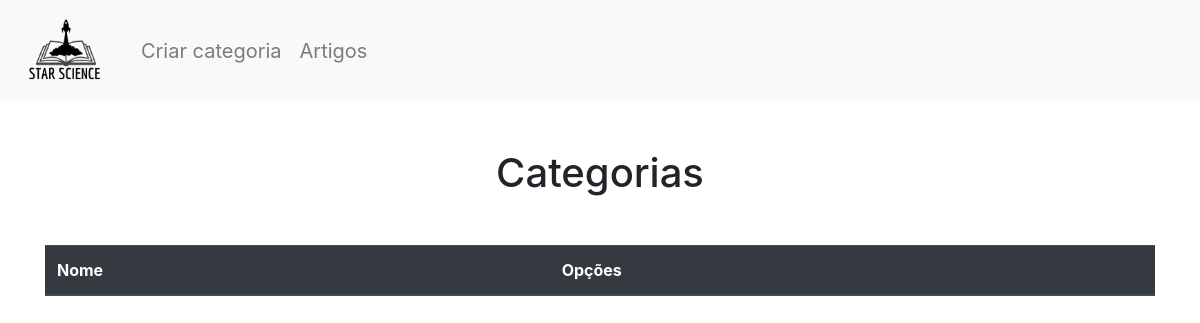
/starscience/categories/, run on an earlier commit of the app's database.
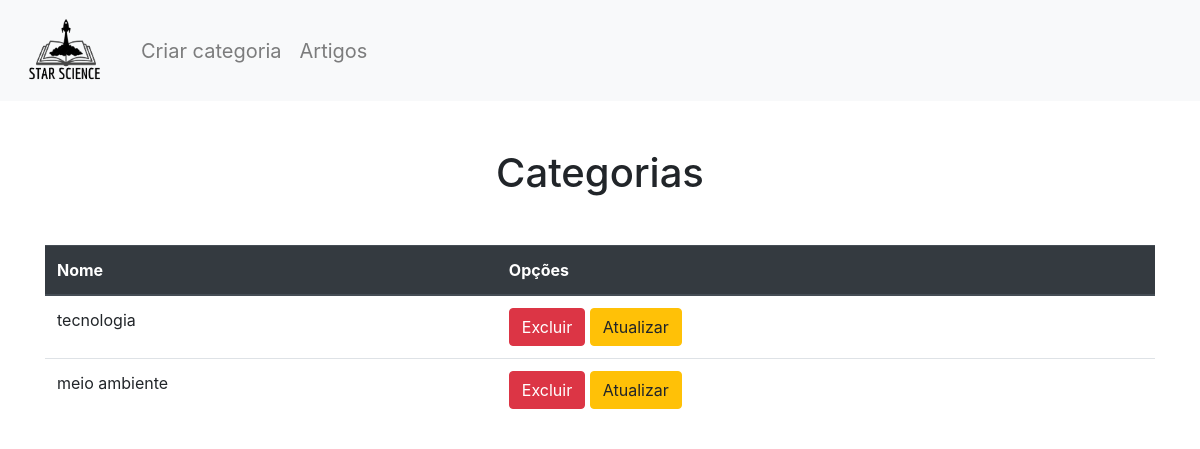
And on a later commit of the database.
### starscience/models.py (models this page shows, shortened)
class Category(models.Model):
    name = models.CharField(max_length = 200, null=True)

### starscience/views.py (the view)
# urls.py: path('categories/', CategoryView.category_index, name='category_index'),
    def category_index(request):
        objects = Category.objects.all()
        return render(request, 'categories/index.html', {'objects': objects})

### starscience/templates/categories/index.html (shortened to what this page needs)
{% load static %}
<!DOCTYPE html>
<html lang="en">
  <head>
    <link
      rel="stylesheet"
      href="https://stackpath.bootstrapcdn.com/bootstrap/4.5.2/css/bootstrap.min.css"
    />
  </head>
  <body>
    <nav class="navbar navbar-expand-lg navbar-light bg-light">
      <a class="navbar-brand" href="#">
        <img
          src="{% static 'assets/logo_fundo.png' %}"
          alt="Logo"
          width="100px"
          style="object-fit: contain"
        />
      </a>
      <div class="collapse navbar-collapse" id="navbarNav">
        <ul class="navbar-nav">
          <li class="nav-item">
            <a class="nav-link btn btn-lg" href="{% url 'category_create' %}"
              >Criar categoria</a
            >
          </li>
          <li class="nav-item">
            <a class="nav-link btn btn-lg" href="{% url 'article_index' %}"
              >Artigos</a
            >
          </li>
        </ul>
      </div>
    </nav>
    <div class="container my-5">
      {% block content %}
      <h1 class="text-center my-5">Categorias</h1>
      <table class="table">
        <thead class="thead-dark">
          <tr>
            <th>Nome</th>
            <th>Opções</th>
          </tr>
        </thead>
        <tbody>
          {% for object in objects %}
          <tr>
            <td>{{ object.name }}</td>
            <td>
              <a
                href="{% url 'category_delete' object.id %}"
                class="btn btn-danger"
                >Excluir</a
              >
              <a
                href="{% url 'category_update' object.id %}"
                class="btn btn-warning"
                >Atualizar</a
              >
            </td>
          </tr>
          {% endfor %}
        </tbody>
      </table>
      {% endblock %}
    </div>
  </body>
</html>

What changed in the data, as far as the page shows it:
added Category: name "tecnologia"
added Category: name "meio ambiente"
